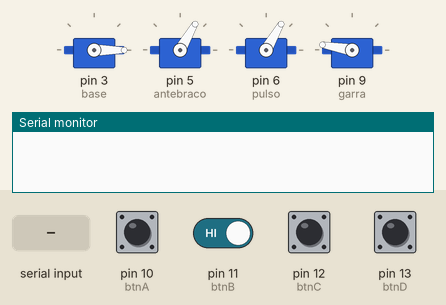
This sketch was run on a simulated Arduino Uno, built with avr-gcc and run on an emulated ATmega328P. On the bench: 4 × servo, the last lines printed to the serial monitor. The inputs (shaded band) are chosen by the test bench; at power-on: pin 10 (btnA), pin 11 (btnB), pin 12 (btnC), pin 13 (btnD) HIGH.

Above: at 1.2 s.
1.3 s: pin 10 (btnA) pulled LOW for 0.15 s
At 2.3 s:
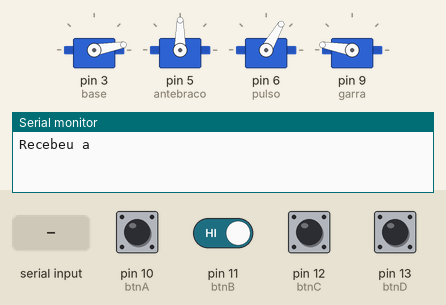
4.4 s: pin 13 (btnD) pulled LOW for 1 s
At 10.1 s:
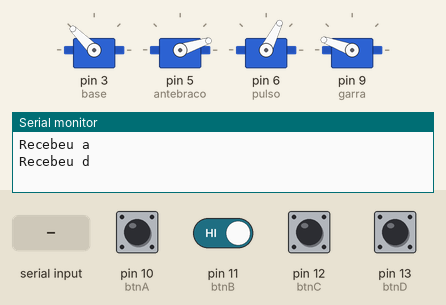
10.5 s: "Bloco C" received over Serial
13.5 s: pin 10 (btnA) driven LOW and pin 11 (btnB) driven LOW
16.5 s: pin 11 (btnB) driven HIGH
At 21.9 s:
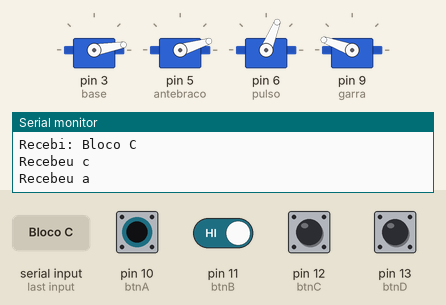
22.5 s: pin 10 (btnA) driven HIGH
At 25.1 s:
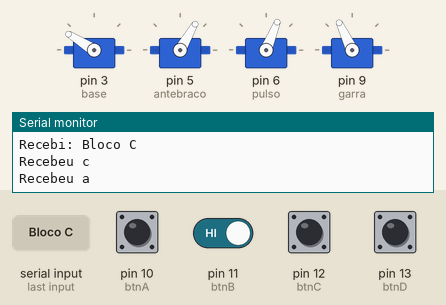
Timing chart, 0 to 26.5 s (numbered marks = the images above; inputs shaded):
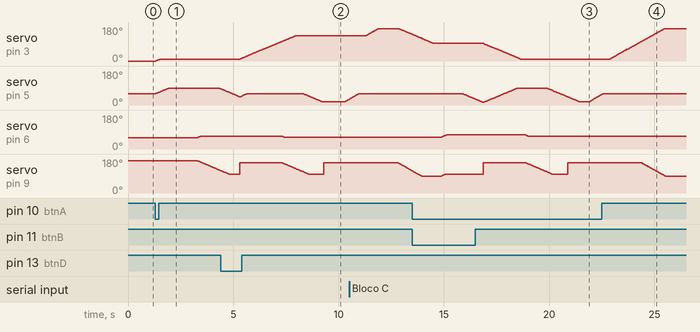

The sketch:

Robo_Cheppie2.0.ino
```cpp
#include <VarSpeedServo.h>


VarSpeedServo base;    //Faz o giro
String rec = "";   //Variavel que vai receber
VarSpeedServo antebraco;
VarSpeedServo pulso;
VarSpeedServo garra;
const int btnA = 10;
const int btnB = 11;
const int btnC = 12;
const int btnD = 13;


void setup() {

  base.attach(3); //saidas pwm
  antebraco.attach(5);
  pulso.attach(6);
  garra.attach(9);

  base.write(0);  //posição inicial do braço, e respectivamente
  antebraco.write(60);
  pulso.write(60);
  garra.write(170);

  Serial.begin(9600);

  pinMode(btnA,  INPUT_PULLUP);  //Indica ser um botão pulsante sem necessidade de resistor pullDaw
  pinMode(btnB,  INPUT_PULLUP);  //Indica ser um botão pulsante sem necessidade de resistor pullDaw
  pinMode(btnC,  INPUT_PULLUP);  //Indica ser um botão pulsante sem necessidade de resistor pullDaw
  pinMode(btnD,  INPUT_PULLUP);  //Indica ser um botão pulsante sem necessidade de resistor pullDaw

}

String lerserial() { //função que transforma o que e recebido pela serial em uma string
  String conteudo = ""; // armazena o frase inteira
  char carac; //armazena cada caracter
  while(Serial.available()>0) { // enquando receber caracteres
    carac=Serial.read(); //grava-lo na variavel carac
    if(carac !='/n') { //se o caracter NAO for quebra de linha
      conteudo.concat(carac); //contatenar o caracter na string conteudo
    }
    delay(10); //delay para nova leitura
  }
  Serial.print("Recebi: ");
  Serial.println(conteudo);
  return conteudo; //retorna o valor da string conteudo
}

void loop() {

  if(Serial.available()>0){ //se o valor recebido for maior que 0 na porta Serial, rec receb o valor de c aracter pelo metodo lerserial()
          rec = lerserial();
    }


   if((rec == "Bloco C") ||(digitalRead(btnC) == LOW)){ //se o comando recebido for bloco c

    Serial.println("Recebeu c"); //Avisa que este foi o comando recebido no terminal
    base.slowmove(93,30);  //slowmove é uma função do VarSpeedServo, que controla a velocidade do servo, dando mais precisão , a base faz o giro
    antebraco.slowmove(60,30); //o ante braço o eico de decida
    delay(2000);
    pulso.slowmove(75,30); //o pulso da a precisão
    garra.slowmove(100,30); // a garra pega a peça
    delay(1000);
    antebraco.slowmove(14,30); // antebraço volta a posição normal
    delay(1000);
    garra.write(160);
    rec = "e"; // rec recebe e para iniciar a função declarada

   }

   if((rec == "bloco B") || (digitalRead(btnB) == LOW)){//se o comando recebido for bloco b
    Serial.println("Recebeu b");
    base.slowmove(50,30);           //A base roda de acordo com a posição do bloco
    antebraco.slowmove(60,30);
     garra.slowmove(100,30);// O ante braço se posiciona acima da´peça para descer
    delay(2000);
    pulso.slowmove(56,30);           //O pulso desce de acorodo com o angulo pre definido
    antebraco.slowmove(16,30); //O ante braço começa a descer
    delay(2000);
    garra.write(160); //A garra pega determinada peça
    rec = "e";

   }

   if((rec == "bloco A" ) || (digitalRead(btnA) == LOW)){ //se o comando recebido for bloco A
    Serial.println("Recebeu a");
    base.slowmove(10,30);            //A base roda de acordo com a posição do bloco
    antebraco.slowmove(90,30);    // O ante braço se posiciona acima da´peça para descer
    delay(2000);
    pulso.slowmove(68,30);       //O pulso desce de acorodo com o angulo pre definido
    garra.slowmove(100,30);  //A garra abre
   delay(1000);
   antebraco.slowmove(16,30);  //O ante braço começa a descer
   delay(1000);
   garra.write(160);   //A garra pega determinada peça
   rec = "e";
   }

   if((rec == "bloco de") || (digitalRead(btnD) == LOW)){
    Serial.println("Recebeu d");
    base.slowmove(135,30);        //A base roda de acordo com a posição do bloco
    antebraco.slowmove(60,30);  // O ante braço se posiciona acima da´peça para descer
    delay(2000);
    pulso.slowmove(63,30);     //O pulso desce de acorodo com o angulo pre definido
    garra.slowmove(100,30);   //A garra abre
    delay(1000);
    antebraco.slowmove(18,30);  //O ante braço começa a descer
    delay(1000);
    garra.write(160);  //A garra pega determinada peça
    rec = "e";
    }

    if(rec == "e"){
      soltar();
    }
}

  void soltar(){ // função recebida no final de cada comando, para sempre que terminar ele voltar a posição de inicio

    delay(1000);
    antebraco.slowmove(60,40);
    delay(1000);
    base.slowmove(170,40);
    delay(1500);
    garra.slowmove(90,40);

  }
```

Measured:
- after the input at 1.3 s, servo on pin 3 (base): 0° → 7° at once, → 10° 0.18 s later; servo on pin 5 (antebraco): rises from 60° to 90° in 0.62 s, then falls to 86° in 2.4 s; servo on pin 6 (pulso): 60° → 68° after 2.0 s; servo on pin 9 (garra): moves from 170° to 119° over 1.1 s, starting after 2.0 s
- after the input at 4.4 s, servo on pin 6 (pulso): 68° → 63° after 2.9 s
- after the input at 16.5 s, servo on pin 6 (pulso): goes on until 19.0 s, then stays 68°
- after the input at 22.5 s, servo on pin 5 (antebraco): goes on until 22.6 s, then stays 60°
